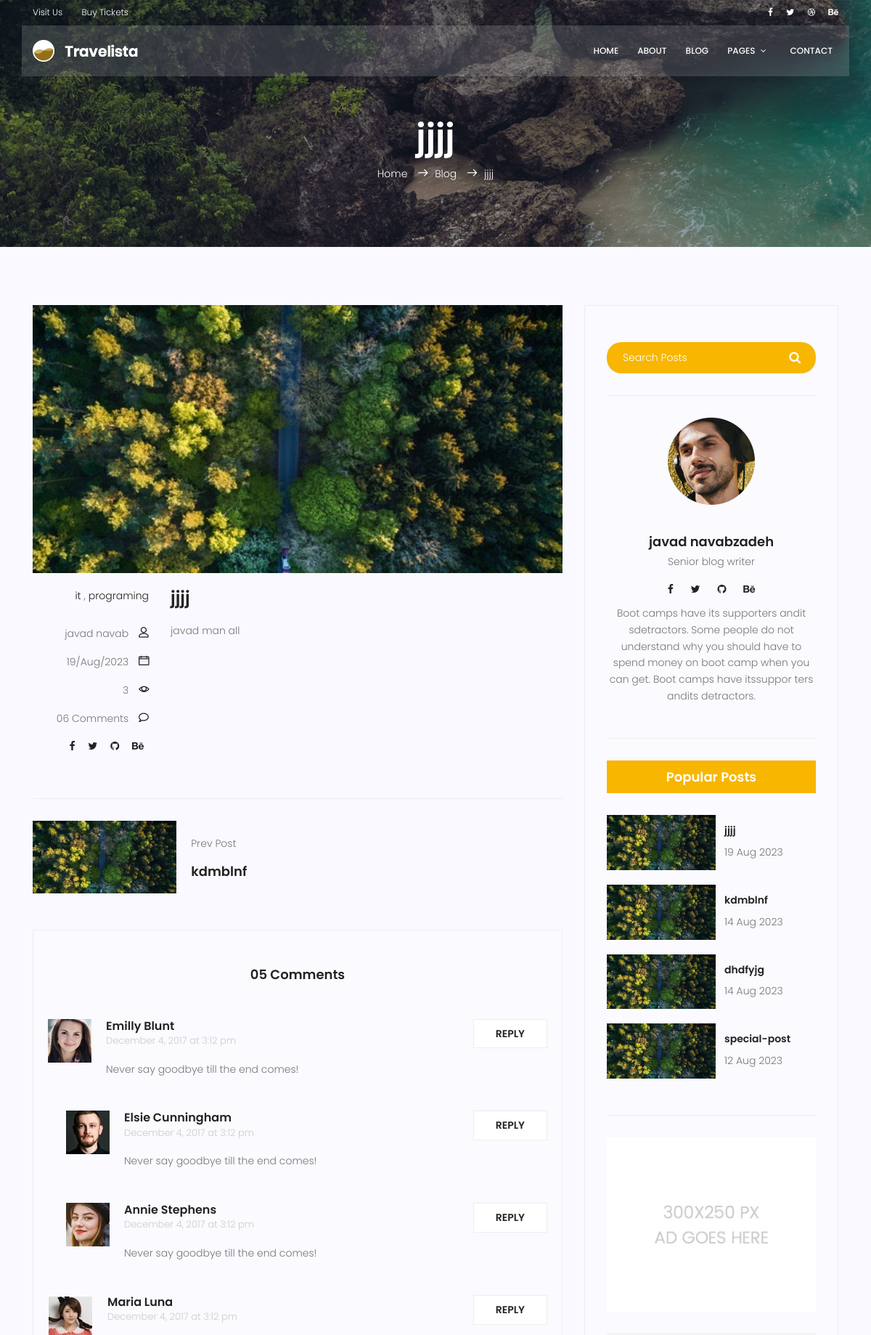
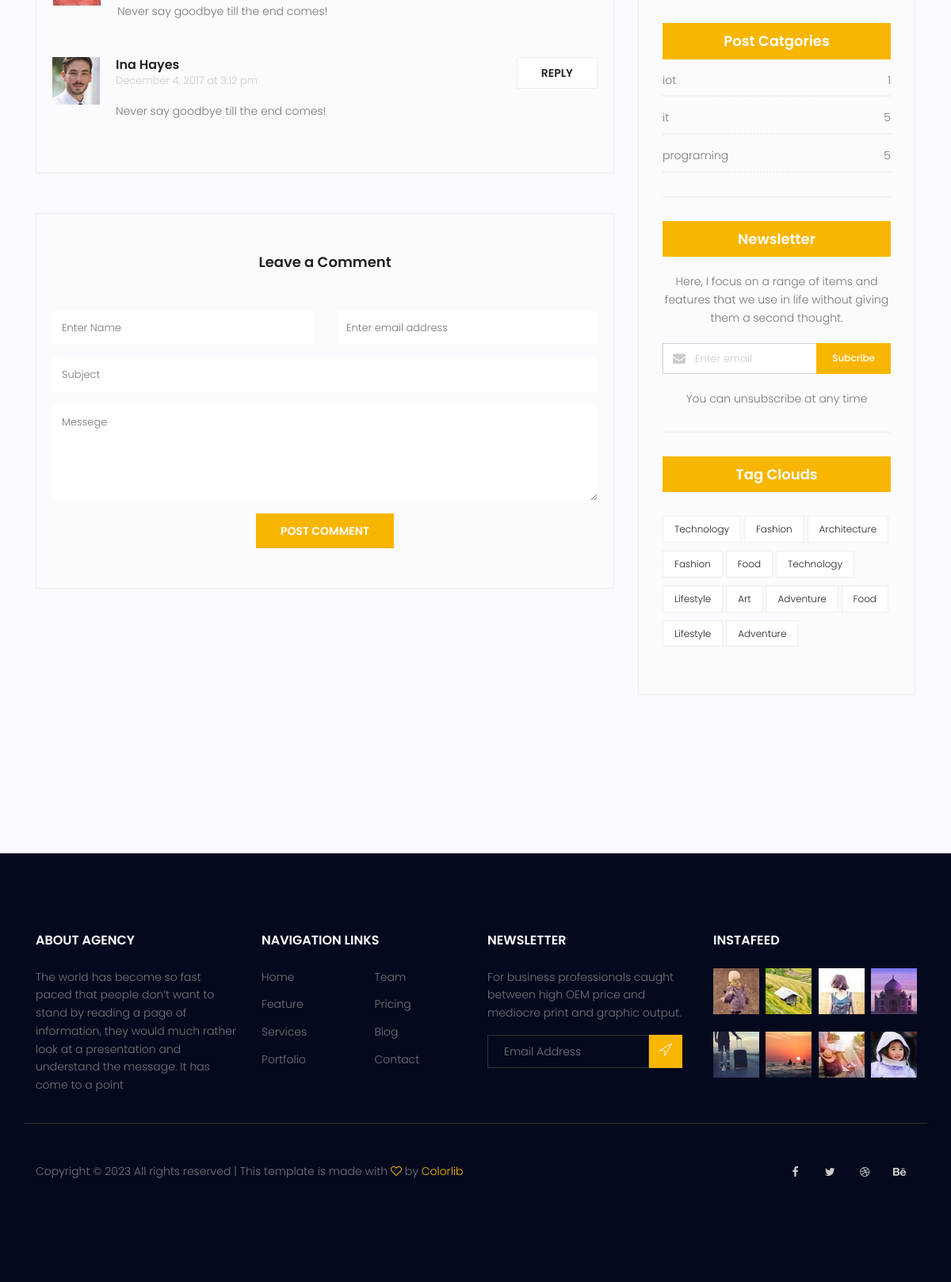
The page /blog/7 on the database its author committed (2 pictures, top to bottom).
### blog/models.py (models this page shows, shortened)
class post(models.Model):
    image = models.ImageField(upload_to='blog/' , default='blog/default.jpg')
    author = models.ForeignKey(User , on_delete=models.SET_NULL , null=True)
    title = models.CharField(max_length=255)
    content = models.TextField()
    category = models.ManyToManyField(category)
    counted_views = models.IntegerField(default=0)
    status = models.BooleanField(default=False)
    published_at = models.DateTimeField(null=True)
    created_at = models.DateTimeField(auto_now_add=True)
    updated_at = models.DateTimeField(auto_now=True )
    class Meta:
        ordering = ['-created_at']

class category(models.Model):
    name = models.CharField(max_length=255)
    def __str__(self):
        return self.name

### blog/views.py (the view)
# urls.py: path('<int:pid>' , blog_single ,name='single'),
def blog_single(request , pid):
    t = datetime.datetime.now()
    posts = post.objects.get(id=pid)
    posts.counted_views=posts.counted_views+1
    posts.save()
    posts = get_object_or_404(post,id=pid , status = True)
    next = post.objects.filter(id__gt=pid , status = True).order_by('id').first()
    pre = post.objects.filter(id__lt=pid  , status = True).order_by('-id').first()
    context = {'post':posts , 'next':next , 'pre':pre}
    return render(request,'blog/blog-single.html' , context)

### blog/templatetags/blog_tags.py (called while the page is built)
@register.inclusion_tag('blog/blog-popular-posts.html')
def latestposts():
    posts = post.objects.filter(status = True).order_by('-published_at')[:4]
    return {'posts': posts}

@register.inclusion_tag('blog/blog-category.html')
def postcategories():
    posts = post.objects.filter(status = True)
    categories = category.objects.all()
    cat_dict = {}
    for name in categories:
        cat_dict[name]=posts.filter(category=name).count()
    return {'categories':cat_dict}

### templates/blog/blog-single.html (shortened to what this page needs)
{% extends 'base.html' %} {% load static %} {% load blog_tags %} {% block content %}
<section class="relative about-banner">
  <div class="overlay overlay-bg"></div>
  <div class="container">
    <div class="row d-flex align-items-center justify-content-center">
      <div class="about-content col-lg-12">
        <h1 class="text-white">{{post.title}}</h1>
        <p class="text-white link-nav">
          <a href="{% url 'website:index' %}">Home </a>
          <span class="lnr lnr-arrow-right"></span
          ><a href="{% url 'blog:blog'%}">Blog </a>
          <span class="lnr lnr-arrow-right"></span>{{post.title}}
        </p>
      </div>
    </div>
  </div>
</section>
<section class="post-content-area single-post-area">
  <div class="container">
    <div class="row">
      <div class="col-lg-8 posts-list">
        <div class="single-post row">
          <div class="col-lg-12">
            <div class="feature-img">
              <img
                class="img-fluid"
                src="{{post.image.url}}"
                alt=""
              />
            </div>
          </div>
          <div class="col-lg-3 col-md-3 meta-details">
            <ul class="tags">
              {% for cat in post.category.all %}
              <li><a href="#">{{cat.name}}</a></li>{% if not forloop.last %} , {% endif %}
              {% endfor %}
            </ul>
            <div class="user-details row">
              <p class="user-name col-lg-12 col-md-12 col-6">
                <a href="#">{{post.author.get_full_name}}</a> <span class="lnr lnr-user"></span>
              </p>
              <p class="date col-lg-12 col-md-12 col-6">
                <a href="#">{{post.published_at|date:"d/M/Y"}}</a>
                <span class="lnr lnr-calendar-full"></span>
              </p>
              <p class="view col-lg-12 col-md-12 col-6">
                <a href="#">{{post.counted_views}}</a> <span class="lnr lnr-eye"></span>
              </p>
              <p class="comments col-lg-12 col-md-12 col-6">
                <a href="#">06 Comments</a> <span class="lnr lnr-bubble"></span>
              </p>
              <ul class="social-links col-lg-12 col-md-12 col-6">
                <li>
                  <a href="#"><i class="fa fa-facebook"></i></a>
                </li>
                <li>
                  <a href="#"><i class="fa fa-twitter"></i></a>
                </li>
                <li>
                  <a href="#"><i class="fa fa-github"></i></a>
                </li>
                <li>
                  <a href="#"><i class="fa fa-behance"></i></a>
                </li>
              </ul>
            </div>
          </div>
          <div class="col-lg-9 col-md-9">
            <h3 class="mt-20 mb-20">
              {{post.title}}
            </h3>
            <p class="excert">
              {{post.content}}
            </p>
          </div>
        </div>
        <div class="navigation-area">
          <div class="row">
            {% if pre %}
            <div
              class="col-lg-6 col-md-6 col-12 nav-left flex-row d-flex justify-content-start align-items-center"
            >
              <div class="thumb">
                <a href="{% url 'blog:single' pid=pre.id %}"
                  ><img
                    class="img-next"
                    src="{{pre.image.url}}"
                    alt=""
                /></a>
              </div>
              <div class="arrow">
                <a href="{% url 'blog:single' pid=pre.id %}"
                  ></a>
              </div>
              <div class="detials">
                <p>Prev Post</p>
                <a href="{% url 'blog:single' pid=pre.id %}"><h4>{{pre.title}}</h4></a>
              </div>
            </div>
            {% endif %}
            <div
              class="col-lg-6 col-md-6 col-12 nav-right flex-row d-flex justify-content-end align-items-center"
            >
            </div>
          </div>
        </div>
        <div class="comments-area">
          <h4>05 Comments</h4>
          <div class="comment-list">
            <div class="single-comment justify-content-between d-flex">
              <div class="user justify-content-between d-flex">
                <div class="thumb">
                  <img src="{% static 'img/blog/c1.jpg' %}" alt="" />
                </div>
                <div class="desc">
                  <h5><a href="#">Emilly Blunt</a></h5>
                  <p class="date">December 4, 2017 at 3:12 pm</p>
                  <p class="comment">Never say goodbye till the end comes!</p>
                </div>
              </div>
              <div class="reply-btn">
                <a href="" class="btn-reply text-uppercase">reply</a>
              </div>
            </div>
          </div>
          <div class="comment-list left-padding">
            <div class="single-comment justify-content-between d-flex">
              <div class="user justify-content-between d-flex">
                <div class="thumb">
                  <img src="{% static 'img/blog/c2.jpg' %}" alt="" />
                </div>
                <div class="desc">
                  <h5><a href="#">Elsie Cunningham</a></h5>
                  <p class="date">December 4, 2017 at 3:12 pm</p>
                  <p class="comment">Never say goodbye till the end comes!</p>
                </div>
              </div>
              <div class="reply-btn">
                <a href="" class="btn-reply text-uppercase">reply</a>
              </div>
            </div>
          </div>
          <div class="comment-list left-padding">
            <div class="single-comment justify-content-between d-flex">
              <div class="user justify-content-between d-flex">
                <div class="thumb">
                  <img src="{% static 'img/blog/c3.jpg' %}" alt="" />
                </div>
                <div class="desc">
                  <h5><a href="#">Annie Stephens</a></h5>
                  <p class="date">December 4, 2017 at 3:12 pm</p>
                  <p class="comment">Never say goodbye till the end comes!</p>
                </div>
              </div>
              <div class="reply-btn">
                <a href="" class="btn-reply text-uppercase">reply</a>
              </div>
            </div>
          </div>
          <div class="comment-list">
            <div class="single-comment justify-content-between d-flex">
              <div class="user justify-content-between d-flex">
                <div class="thumb">
                  <img src="{% static 'img/blog/c4.jpg' %}" alt="" />
                </div>
                <div class="desc">
                  <h5><a href="#">Maria Luna</a></h5>
                  <p class="date">December 4, 2017 at 3:12 pm</p>
                  <p class="comment">Never say goodbye till the end comes!</p>
                </div>
              </div>
              <div class="reply-btn">
                <a href="" class="btn-reply text-uppercase">reply</a>
              </div>
            </div>
          </div>
          <div class="comment-list">
            <div class="single-comment justify-content-between d-flex">
              <div class="user justify-content-between d-flex">
                <div class="thumb">
                  <img src="{% static 'img/blog/c5.jpg' %}" alt="" />
                </div>
                <div class="desc">
                  <h5><a href="#">Ina Hayes</a></h5>
                  <p class="date">December 4, 2017 at 3:12 pm</p>
                  <p class="comment">Never say goodbye till the end comes!</p>
                </div>
              </div>
              <div class="reply-btn">
                <a href="" class="btn-reply text-uppercase">reply</a>
              </div>
            </div>
          </div>
        </div>
        <div class="comment-form">
          <h4>Leave a Comment</h4>
          <form>
            <div class="form-group form-inline">
              <div class="form-group col-lg-6 col-md-12 name">
                <input
                  type="text"
                  class="form-control"
                  id="name"
                  placeholder="Enter Name"
                  onfocus="this.placeholder = ''"
                  onblur="this.placeholder = 'Enter Name'"
                />
              </div>
              <div class="form-group col-lg-6 col-md-12 email">
                <input
                  type="email"
                  class="form-control"
                  id="email"
                  placeholder="Enter email address"
                  onfocus="this.placeholder = ''"
                  onblur="this.placeholder = 'Enter email address'"
                />
              </div>
            </div>
            <div class="form-group">
              <input
                type="text"
                class="form-control"
                id="subject"
                placeholder="Subject"
                onfocus="this.placeholder = ''"
                onblur="this.placeholder = 'Subject'"
              />
            </div>
            <div class="form-group">
              <textarea
                class="form-control mb-10"
                rows="5"
                name="message"
                placeholder="Messege"
                onfocus="this.placeholder = ''"
                onblur="this.placeholder = 'Messege'"
                required=""
              ></textarea>
            </div>
            <a href="#" class="primary-btn text-uppercase">Post Comment</a>
          </form>
        </div>
      </div>
      <div class="col-lg-4 sidebar-widgets">
        <div class="widget-wrap">
          <div class="single-sidebar-widget search-widget">
            <form class="search-form" action="#">
              <input
                placeholder="Search Posts"
                name="search"
                type="text"
                onfocus="this.placeholder = ''"
                onblur="this.placeholder = 'Search Posts'"
              />
              <button type="submit"><i class="fa fa-search"></i></button>
            </form>
          </div>
          {% include 'blog/blog-writer.html' %}
          {% latestposts %}
          <div class="single-sidebar-widget ads-widget">
            <a href="#"
              ><img
                class="img-fluid"
                src="{% static 'img/blog/ads-banner.jpg' %}"
                alt=""
            /></a>
          </div>
          {% postcategories %}
          <div class="single-sidebar-widget newsletter-widget">
            <h4 class="newsletter-title">Newsletter</h4>
            <p>
              Here, I focus on a range of items and features that we use in life
              without giving them a second thought.
            </p>
            <div class="form-group d-flex flex-row">
              <div class="col-autos">
                <div class="input-group">
                  <div class="input-group-prepend">
                    <div class="input-group-text">
                      <i class="fa fa-envelope" aria-hidden="true"></i>
                    </div>
                  </div>
                  <input
                    type="text"
                    class="form-control"
                    id="inlineFormInputGroup"
                    placeholder="Enter email"
                    onfocus="this.placeholder = ''"
                    onblur="this.placeholder = 'Enter email'"
                  />
                </div>
              </div>
              <a href="#" class="bbtns">Subcribe</a>
            </div>
            <p class="text-bottom">You can unsubscribe at any time</p>
          </div>
          <div class="single-sidebar-widget tag-cloud-widget">
            <h4 class="tagcloud-title">Tag Clouds</h4>
            <ul>
              <li><a href="#">Technology</a></li>
              <li><a href="#">Fashion</a></li>
              <li><a href="#">Architecture</a></li>
              <li><a href="#">Fashion</a></li>
              <li><a href="#">Food</a></li>
              <li><a href="#">Technology</a></li>
              <li><a href="#">Lifestyle</a></li>
              <li><a href="#">Art</a></li>
              <li><a href="#">Adventure</a></li>
              <li><a href="#">Food</a></li>
              <li><a href="#">Lifestyle</a></li>
              <li><a href="#">Adventure</a></li>
            </ul>
          </div>
        </div>
      </div>
    </div>
  </div>
</section>
{% endblock %}

### templates/blog/blog-popular-posts.html
{% load static %}
<div class="single-sidebar-widget popular-post-widget">
    <h4 class="popular-title">Popular Posts</h4>
    <div class="popular-post-list">
      {% for post in posts %}
      <div class="single-post-list d-flex flex-row align-items-center">
        <div class="thumb">
          <img
            class=""
            src="{{ post.image.url}}"
            alt=""
          />
        </div>
        <div class="details">
          <a href="{% url 'blog:single' pid=post.id %}"
            ><h6>{{post.title}}</h6></a
          >
          <p>{{post.published_at|date:'d M Y'}}</p>
        </div>
      </div>
      {% endfor %}
    </div>
  </div>

### templates/blog/blog-category.html
{% load static %}
<div class="single-sidebar-widget post-category-widget">
    <h4 class="category-title">Post Catgories</h4>
    <ul class="cat-list">
        {% for name,count in categories.items %}
      <li>
        <a href="{% url 'blog:category' cat_name=name %}" class="d-flex justify-content-between">
          <p>{{name}}</p>
          <p>{{count}}</p>
        </a>
      </li>
      {% endfor %}
    </ul>
  </div>

### rows shown on the page
post: title "jjjj", image (placeholder picture), author.get_full_name "javad navab", published_at "19/Aug/2023", counted_views "3", content "javad man all", published_at "19 Aug 2023"
category: name "it", count "5"
category: name "programing", count "5"
post: image (placeholder picture), title "kdmblnf", published_at "14 Aug 2023"
post: image (placeholder picture), title "dhdfyjg", published_at "14 Aug 2023"
post: image (placeholder picture), title "special-post", published_at "12 Aug 2023"
category: name "iot", id "1"
